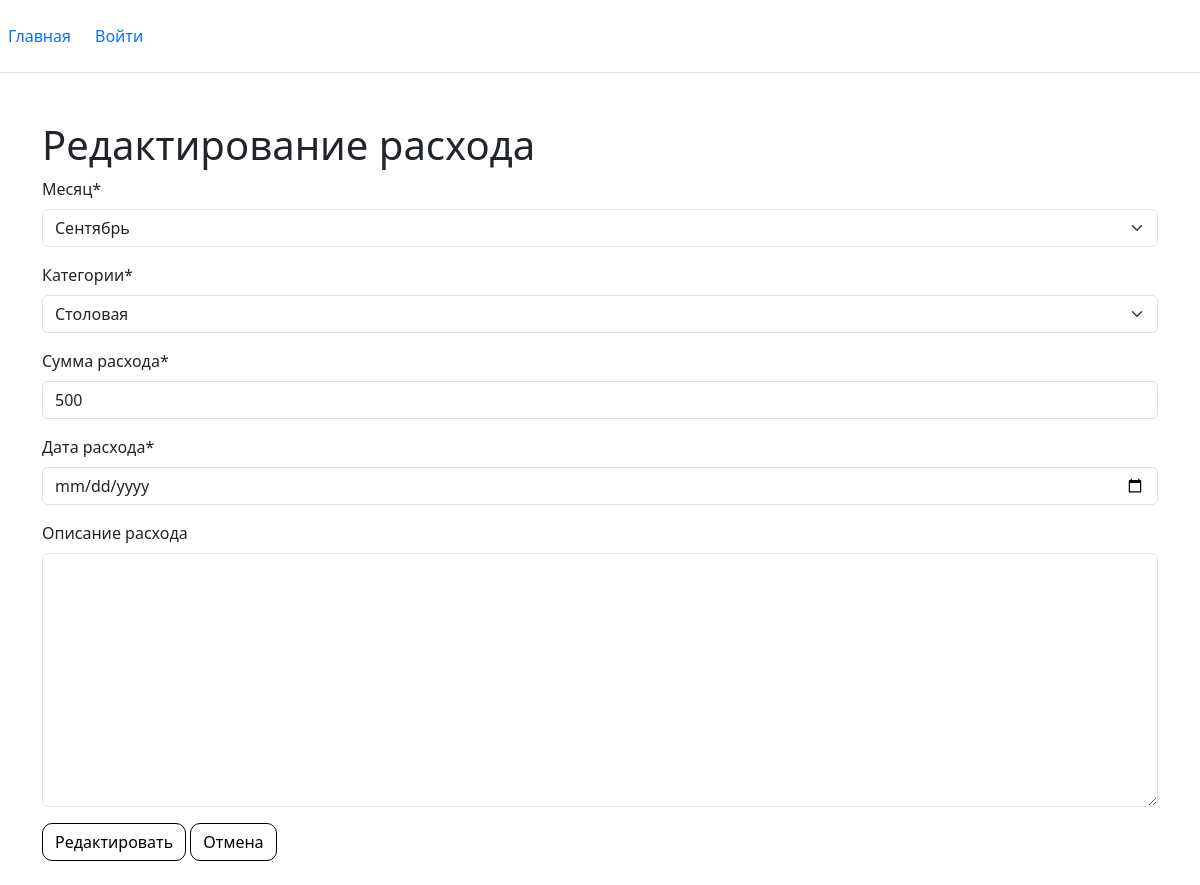
Screenshot of /expenses/36/edit with the database file from the repository.
### core/models.py (models this page shows, shortened)
class Months(models.Model):
    month_name = models.CharField(max_length=255, verbose_name='Месяц')
    month_number = models.IntegerField(verbose_name='Номер')
    class Meta:
        verbose_name = 'Месяц'
        verbose_name_plural = 'Месяцев'
    def __str__(self):
        return self.month_name

class Expenses(models.Model):
    month_name = models.ForeignKey(Months, verbose_name='Месяц', null=True, on_delete=models.SET_NULL)
    category_name = models.ForeignKey(CategoryExpenses, verbose_name='Категории', null=True, on_delete=models.SET_NULL)
    cash_expenses = models.IntegerField(verbose_name='Сумма расхода')
    date_created = models.DateField(verbose_name='Дата расхода', null=True, blank=True)
    waste_name = models.TextField(verbose_name='Описание расхода')
    profile = models.ForeignKey(Profile, related_name='expenses', on_delete=models.SET_NULL, null=True, blank=True)
    class Meta:
        verbose_name = 'Расход'
        verbose_name_plural = 'Расходы'

### core/views.py (the view)
# urls.py: path('expenses/<int:expense_id>/edit', edit_expense),
def edit_expense(request, expense_id):
    expense = get_object_or_404(Expenses, id=expense_id)
    form = ExpensesForm(instance=expense)
    if request.method == 'POST':
        form = ExpensesForm(request.POST, instance=expense)
        if form.is_valid():
            form.save()
            return redirect('/expenses')
    context = {'form': form}
    return render(request, 'edit_expense.html', context)

### core/forms.py
class ExpensesForm(forms.ModelForm):
    date_created = forms.DateField(
        widget=forms.DateInput( attrs={'type': 'date'}),label='Дата расхода')
    class Meta:
        model = Expenses
        fields = '__all__'
        exclude = ('profile', )
    def __init__(self, *args, **kwargs):
        super().__init__(*args, **kwargs)
        self.fields['month_name'].empty_label = 'Выберите месяц'
        self.fields['category_name'].empty_label = 'Без категории'
        self.fields['waste_name'].required = False

### core/models.py (called while the page is built)
    def __str__(self):
        return self.category_name

### templates/edit_expense.html (shortened to what this page needs)
    {% extends 'base.html' %}
    {% load static %}
    {% load crispy_forms_tags %}
    {% block content %}
<link rel="stylesheet" href="{% static 'css/base.css' %}">
<h1>Редактирование расхода</h1>
<form method="post">
    {{ form|crispy }}
    <button type="submit">Редактировать</button>
    <button><a href="/expenses">Отмена</a></button>
</form>
 {% endblock %}

### static/css/base.css (style rules this page uses)
a { text-decoration: none; color: black; }
button { padding: 0.375rem 0.75rem; border-radius: 10px; background-color: white; border: 1px solid black; font-size: 1rem }

### rows the page displays
Months: month_name "Сентябрь"
Expenses: category_name "Столовая", cash_expenses "500"
